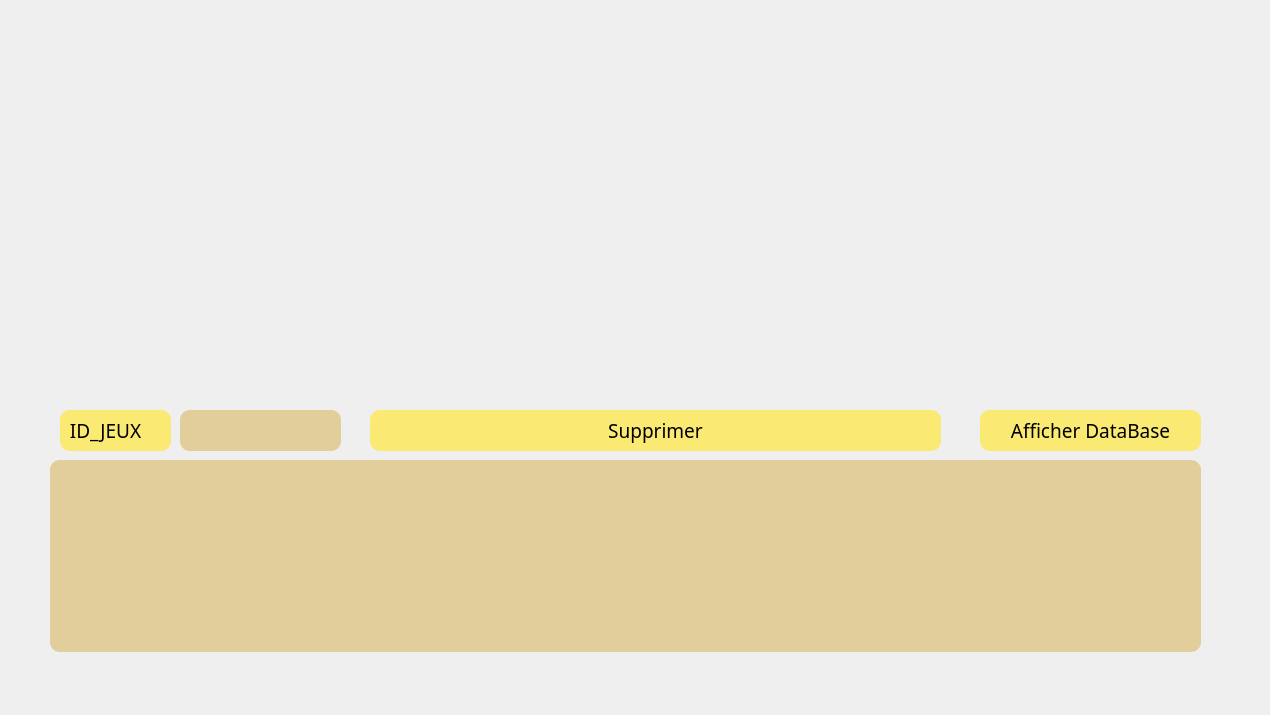
   <widget class="QWidget" name="tab_2">
    <attribute name="title">
     <string>Supprimer Jeux</string>
    </attribute>
    <widget class="QLabel" name="label_31">
     <property name="geometry">
      <rect>
       <x>-5</x>
       <y>5</y>
       <width>1261</width>
       <height>701</height>
      </rect>
     </property>
     <property name="font">
      <font>
       <family>Rockwell Extra Bold</family>
       <pointsize>10</pointsize>
       <weight>75</weight>
       <bold>true</bold>
      </font>
     </property>
     <property name="text">
      <string/>
     </property>
     <property name="pixmap">
      <pixmap>../../../../Nouveau dossier/image/ceremonie-cloture-Jeux-olympiques-Tokyo-dimanche-8-2021_13.jpg</pixmap>
     </property>
     <property name="scaledContents">
      <bool>true</bool>
     </property>
     <property name="wordWrap">
      <bool>true</bool>
     </property>
     <property name="margin">
      <number>-2</number>
     </property>
     <property name="indent">
      <number>0</number>
     </property>
     <property name="openExternalLinks">
      <bool>true</bool>
     </property>
    </widget>
    <widget class="QLineEdit" name="lineEdit__ID_supp">
     <property name="geometry">
      <rect>
       <x>180</x>
       <y>410</y>
       <width>161</width>
       <height>41</height>
      </rect>
     </property>
     <property name="font">
      <font>
       <family>Bahnschrift</family>
       <pointsize>14</pointsize>
       <weight>50</weight>
       <italic>false</italic>
       <bold>false</bold>
      </font>
     </property>
     <property name="styleSheet">
      <string notr="true">border: 1px solid gray;
font: 10pt &quot;Bahnschrift&quot;;
background: #E1CE9A;
color: #F5FFFA;
background-color: #E1CE9A; border: none;
border-radius: 10px;
icon-size: 30px;
font: 14pt &quot;Bahnschrift&quot;;
</string>
     </property>
    </widget>
    <widget class="QLabel" name="label_25">
     <property name="geometry">
      <rect>
       <x>60</x>
       <y>410</y>
       <width>111</width>
       <height>41</height>
      </rect>
     </property>
     <property name="font">
      <font>
       <family>Bahnschrift</family>
       <pointsize>14</pointsize>
       <weight>50</weight>
       <italic>false</italic>
       <bold>false</bold>
      </font>
     </property>
     <property name="styleSheet">
      <string notr="true">background: #FAEA73;
color: #000000;
background-color: #FAEA73; border: none;
border-radius: 10px;
icon-size: 30px;
font: 14pt &quot;Bahnschrift&quot;;
</string>
     </property>
     <property name="text">
      <string>  ID_JEUX</string>
     </property>
    </widget>
    <widget class="QTableView" name="tableView_aff_supp">
     <property name="geometry">
      <rect>
       <x>50</x>
       <y>460</y>
       <width>1151</width>
       <height>192</height>
      </rect>
     </property>
     <property name="font">
      <font>
       <family>Bahnschrift</family>
       <pointsize>14</pointsize>
       <weight>50</weight>
       <italic>false</italic>
       <bold>false</bold>
      </font>
     </property>
     <property name="styleSheet">
      <string notr="true">border: 1px solid gray;
font: 10pt &quot;Bahnschrift&quot;;
background: #E1CE9A;
color: #F5FFFA;
background-color: #E1CE9A; border: none;
border-radius: 10px;
icon-size: 30px;
font: 14pt &quot;Bahnschrift&quot;;
</string>
     </property>
    </widget>
    <widget class="QPushButton" name="pushButton_supprimer">
     <property name="geometry">
      <rect>
       <x>370</x>
       <y>410</y>
       <width>571</width>
       <height>41</height>
      </rect>
     </property>
     <property name="font">
      <font>
       <family>Bahnschrift</family>
       <pointsize>14</pointsize>
       <weight>50</weight>
       <italic>false</italic>
       <bold>false</bold>
      </font>
     </property>
     <property name="styleSheet">
      <string notr="true">background: #FAEA73;
color: #000000;
background-color: #FAEA73; border: none;
border-radius: 10px;
icon-size: 30px;
font: 14pt &quot;Bahnschrift&quot;;
</string>
     </property>
     <property name="text">
      <string>Supprimer</string>
     </property>
    </widget>
    <widget class="QPushButton" name="pushButton_afficher_supp">
     <property name="geometry">
      <rect>
       <x>980</x>
       <y>410</y>
       <width>221</width>
       <height>41</height>
      </rect>
     </property>
     <property name="font">
      <font>
       <family>Bahnschrift</family>
       <pointsize>14</pointsize>
       <weight>50</weight>
       <italic>false</italic>
       <bold>false</bold>
      </font>
     </property>
     <property name="styleSheet">
      <string notr="true">background: #FAEA73;
color: #000000;
background-color: #FAEA73; border: none;
border-radius: 10px;
icon-size: 30px;
font: 14pt &quot;Bahnschrift&quot;;
</string>
     </property>
     <property name="text">
      <string>Afficher DataBase</string>
     </property>
    </widget>
   </widget>
